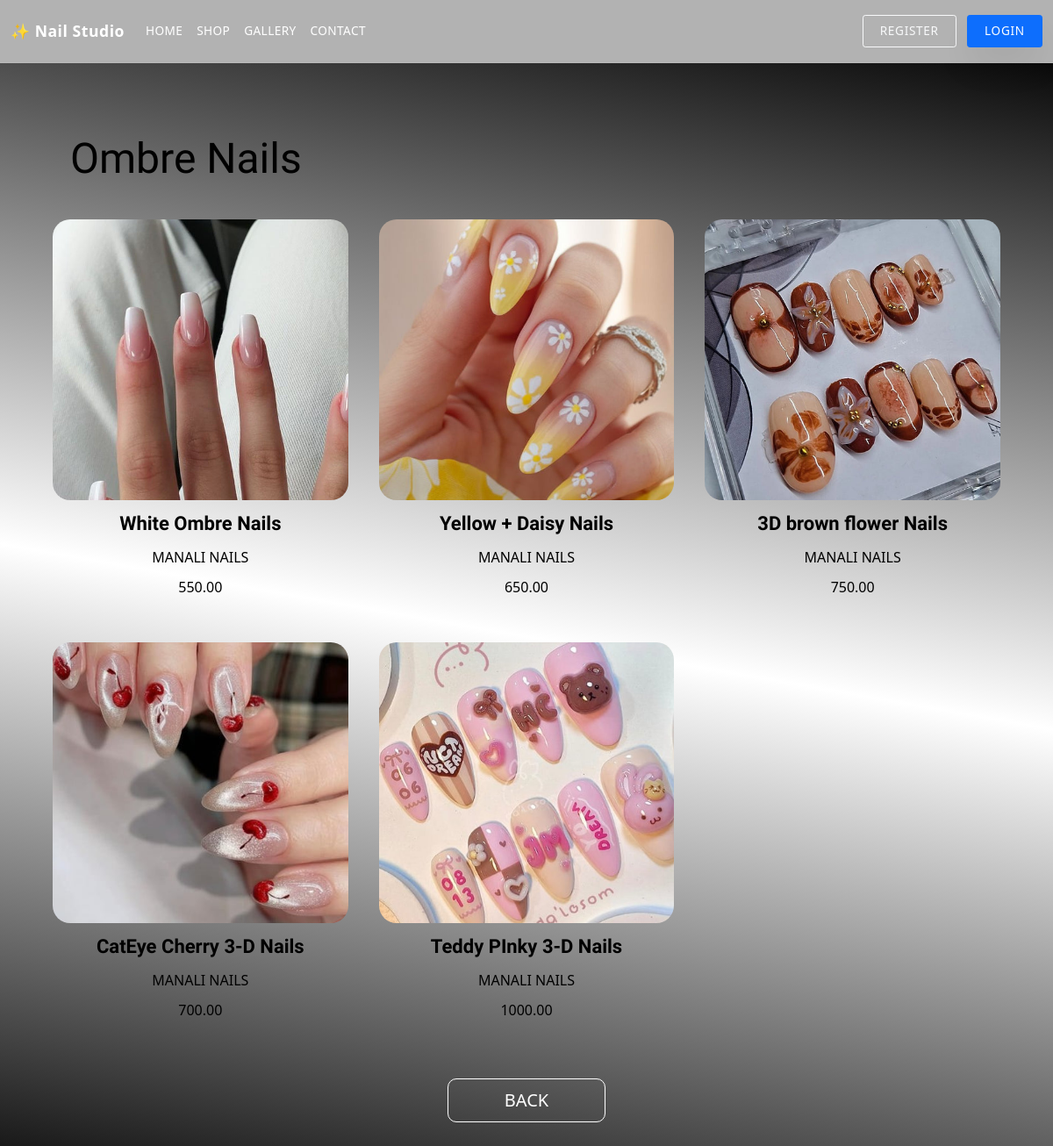
The app's page /ombre/ with its own data.
### demo/models.py (models this page shows, shortened)
class Product(models.Model):
    name = models.CharField(max_length=200)
    brand = models.CharField(max_length=200, default="MANALI NAILS")
    image = models.ImageField(upload_to='images/')
    price = models.DecimalField(max_digits=10, decimal_places=2, default=0.00)

### demo/views.py (the view)
# urls.py: path('ombre/',views.ombre,name='ombre'),
def ombre(request):
    products = Product.objects.all()
    return render(request , 'ombre.html' , {'products': products[49:54]})

### demo/templates/ombre.html
{% extends "base.html" %}
{% load static %}
{% block extra_css %}
<link rel="stylesheet" href="{% static 'css/ombre.css' %}">
{% endblock %}
{% block content %}
<div class="seller-section">
    <h1 class="seller-title">Ombre Nails</h1>
    <div class="seller-grid">
        {% for product in products %}
        <div class="seller-card">
            <a href="{% url 'details' product.id %}">
                <img class="seller-image" src="{{ product.image.url }}" alt="{{ product.name }}">
            </a>
            <p class="seller-name"><b>{{ product.name }}</b></p>
            <p class="seller-brand">{{ product.brand }}</p>
            <p class="seller-price">{{ product.price }}</p>
        </div>
        {% endfor %}
    </div>
    <div class="btn-wrapper">
        <a href="{% url 'shop' %}">
            <button class="shop-btn">BACK</button>
        </a>
    </div>
</div>
{% endblock %}

### demo/static/css/base.css (style rules this page uses)
:root { --color-bg: #f8f5f7; --color-surface: #ffffff; --color-surface-dark: #0d0d0d; --color-text: #1f1f1f; --color-text-muted: #5b5b5b; --color-accent: #f06292; --color-accent-dark: #b71c5c; --color-border: rgba(15, 15, 15, 0.08); --shadow-soft: 0 20px 40px rgba(15, 15, 15, 0.08); --shadow-card: 0 25px 60px rgba(14, 8, 30, 0.14); --nav-height: 72px; --max-width: 1200px; }
*, *::before, *::after { box-sizing: border-box; }
html { font-size: 16px; scroll-behavior: smooth; }
body { margin: 0; min-height: 100vh; font-family: "Inter", "Poppins", "Libre Baskerville", system-ui, -apple-system, BlinkMacSystemFont, "Segoe UI", sans-serif; background: var(--color-bg); color: var(--color-text); line-height: 1.6; -webkit-font-smoothing: antialiased; }
img, picture { max-width: 100%; display: block; height: auto; border-radius: inherit; }
a { color: inherit; text-decoration: none; }
button, input, textarea, select { font: inherit; color: inherit; }

### demo/static/css/ombre.css (style rules this page uses)
.seller-section { background: linear-gradient(10deg, rgba(1, 1, 1, 1) 0%, rgba(255, 255, 255, 1) 50%, rgba(10, 10, 10, 1) 100%); padding: 80px 20px 100px; color: black; }
.seller-title { font-size: 48px; font-family: "Quintessential", serif; margin-left: 60px; margin-bottom: 40px; }
.seller-grid { display: grid; grid-template-columns: repeat(auto-fit, minmax(260px, 1fr)); gap: 35px; padding: 0 40px; }
.seller-card { text-align: center; }
.seller-image { width: 100%; height: 320px; object-fit: cover; border-radius: 20px; transition: 0.4s; }
.seller-name { font-size: 22px; font-family: "Quintessential", serif; margin-top: 10px; }
.seller-brand, .seller-price { margin-top: -6px; font-size: 16px; }
.btn-wrapper { text-align: center; margin-top: 50px; }
.shop-btn { background: transparent; height: 50px; width: 180px; font-size: 20px; border-radius: 10px; color: white; border: 1px solid white; cursor: pointer; transition: 0.3s; }

### records on screen
Product: image (picture), name "White Ombre Nails", brand "MANALI NAILS", price "550.00"
Product: image (picture), name "Yellow + Daisy Nails", brand "MANALI NAILS", price "650.00"
Product: image (picture), name "3D brown flower Nails", brand "MANALI NAILS", price "750.00"
Product: image (picture), name "CatEye Cherry 3-D Nails", brand "MANALI NAILS", price "700.00"
Product: image (picture), name "Teddy PInky 3-D Nails", brand "MANALI NAILS", price "1000.00"
